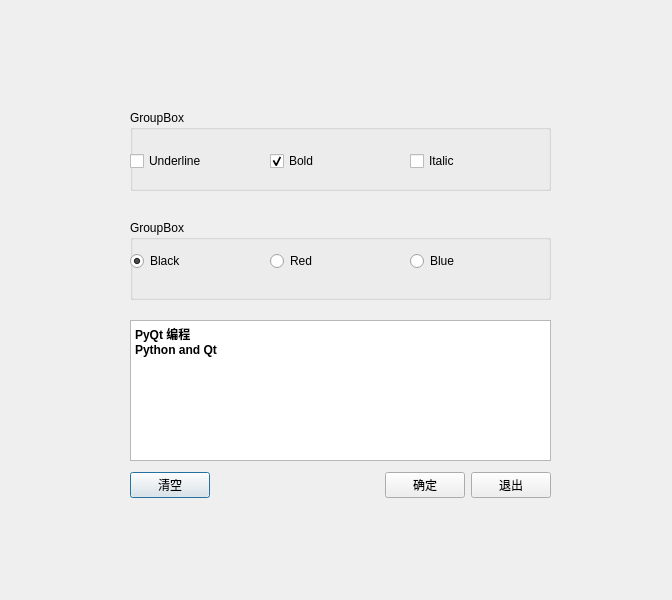
<?xml version="1.0" encoding="UTF-8"?>
<ui version="4.0">
 <class>Dialog</class>
 <widget class="QDialog" name="Dialog">
  <property name="geometry">
   <rect>
    <x>0</x>
    <y>0</y>
    <width>672</width>
    <height>600</height>
   </rect>
  </property>
  <property name="windowTitle">
   <string>Dialog</string>
  </property>
  <widget class="QGroupBox" name="groupBox1">
   <property name="geometry">
    <rect>
     <x>130</x>
     <y>110</y>
     <width>421</width>
     <height>81</height>
    </rect>
   </property>
   <property name="title">
    <string>GroupBox</string>
   </property>
   <widget class="QCheckBox" name="chkBoxUnder">
    <property name="enabled">
     <bool>true</bool>
    </property>
    <property name="geometry">
     <rect>
      <x>0</x>
      <y>40</y>
      <width>105</width>
      <height>22</height>
     </rect>
    </property>
    <property name="tabletTracking">
     <bool>false</bool>
    </property>
    <property name="acceptDrops">
     <bool>false</bool>
    </property>
    <property name="text">
     <string>Underline</string>
    </property>
    <property name="checked">
     <bool>false</bool>
    </property>
    <property name="autoRepeat">
     <bool>false</bool>
    </property>
   </widget>
   <widget class="QCheckBox" name="checkBoxBold">
    <property name="geometry">
     <rect>
      <x>140</x>
      <y>40</y>
      <width>105</width>
      <height>22</height>
     </rect>
    </property>
    <property name="text">
     <string>Bold</string>
    </property>
    <property name="checked">
     <bool>true</bool>
    </property>
   </widget>
   <widget class="QCheckBox" name="chkBoxItalic">
    <property name="geometry">
     <rect>
      <x>280</x>
      <y>40</y>
      <width>105</width>
      <height>22</height>
     </rect>
    </property>
    <property name="text">
     <string>Italic</string>
    </property>
    <property name="checked">
     <bool>false</bool>
    </property>
   </widget>
  </widget>
  <widget class="QGroupBox" name="groupBox2">
   <property name="geometry">
    <rect>
     <x>130</x>
     <y>220</y>
     <width>421</width>
     <height>80</height>
    </rect>
   </property>
   <property name="title">
    <string>GroupBox</string>
   </property>
   <widget class="QRadioButton" name="radioBlack">
    <property name="geometry">
     <rect>
      <x>0</x>
      <y>30</y>
      <width>132</width>
      <height>22</height>
     </rect>
    </property>
    <property name="text">
     <string>Black</string>
    </property>
    <property name="checked">
     <bool>true</bool>
    </property>
   </widget>
   <widget class="QRadioButton" name="radioRed">
    <property name="geometry">
     <rect>
      <x>140</x>
      <y>30</y>
      <width>132</width>
      <height>22</height>
     </rect>
    </property>
    <property name="text">
     <string>Red</string>
    </property>
   </widget>
   <widget class="QRadioButton" name="radioBlue">
    <property name="geometry">
     <rect>
      <x>280</x>
      <y>30</y>
      <width>132</width>
      <height>22</height>
     </rect>
    </property>
    <property name="text">
     <string>Blue</string>
    </property>
   </widget>
  </widget>
  <widget class="QPlainTextEdit" name="textEdit">
   <property name="enabled">
    <bool>true</bool>
   </property>
   <property name="geometry">
    <rect>
     <x>130</x>
     <y>320</y>
     <width>421</width>
     <height>141</height>
    </rect>
   </property>
   <property name="palette">
    <palette>
     <active>
      <colorrole role="Text">
       <brush brushstyle="SolidPattern">
        <color alpha="255">
         <red>0</red>
         <green>0</green>
         <blue>0</blue>
        </color>
       </brush>
      </colorrole>
      <colorrole role="PlaceholderText">
       <brush brushstyle="SolidPattern">
        <color alpha="128">
         <red>255</red>
         <green>0</green>
         <blue>255</blue>
        </color>
       </brush>
      </colorrole>
     </active>
     <inactive>
      <colorrole role="Text">
       <brush brushstyle="SolidPattern">
        <color alpha="255">
         <red>0</red>
         <green>0</green>
         <blue>0</blue>
        </color>
       </brush>
      </colorrole>
      <colorrole role="PlaceholderText">
       <brush brushstyle="SolidPattern">
        <color alpha="128">
         <red>255</red>
         <green>0</green>
         <blue>255</blue>
        </color>
       </brush>
      </colorrole>
     </inactive>
     <disabled>
      <colorrole role="Text">
       <brush brushstyle="SolidPattern">
        <color alpha="255">
         <red>120</red>
         <green>120</green>
         <blue>120</blue>
        </color>
       </brush>
      </colorrole>
      <colorrole role="PlaceholderText">
       <brush brushstyle="SolidPattern">
        <color alpha="128">
         <red>0</red>
         <green>0</green>
         <blue>0</blue>
        </color>
       </brush>
      </colorrole>
     </disabled>
    </palette>
   </property>
   <property name="font">
    <font>
     <family>Ubuntu</family>
     <weight>75</weight>
     <bold>true</bold>
     <underline>false</underline>
     <strikeout>false</strikeout>
    </font>
   </property>
   <property name="cursor" stdset="0">
    <cursorShape>ArrowCursor</cursorShape>
   </property>
   <property name="readOnly">
    <bool>false</bool>
   </property>
   <property name="plainText">
    <string>PyQt 编程
Python and Qt</string>
   </property>
   <property name="backgroundVisible">
    <bool>false</bool>
   </property>
  </widget>
  <widget class="QWidget" name="horizontalLayoutWidget">
   <property name="geometry">
    <rect>
     <x>130</x>
     <y>460</y>
     <width>421</width>
     <height>51</height>
    </rect>
   </property>
   <layout class="QHBoxLayout" name="horizontalLayout">
    <item>
     <widget class="QPushButton" name="btnClear">
      <property name="text">
       <string>清空</string>
      </property>
     </widget>
    </item>
    <item>
     <spacer name="space">
      <property name="orientation">
       <enum>Qt::Horizontal</enum>
      </property>
      <property name="sizeHint" stdset="0">
       <size>
        <width>40</width>
        <height>20</height>
       </size>
      </property>
     </spacer>
    </item>
    <item>
     <widget class="QPushButton" name="btnOK">
      <property name="text">
       <string>确定</string>
      </property>
     </widget>
    </item>
    <item>
     <widget class="QPushButton" name="btnClose">
      <property name="text">
       <string>退出</string>
      </property>
     </widget>
    </item>
   </layout>
  </widget>
 </widget>
 <resources/>
 <connections>
  <connection>
   <sender>btnOK</sender>
   <signal>clicked()</signal>
   <receiver>Dialog</receiver>
   <slot>accept()</slot>
   <hints>
    <hint type="sourcelabel">
     <x>412</x>
     <y>479</y>
    </hint>
    <hint type="destinationlabel">
     <x>993</x>
     <y>340</y>
    </hint>
   </hints>
  </connection>
  <connection>
   <sender>btnClose</sender>
   <signal>clicked()</signal>
   <receiver>Dialog</receiver>
   <slot>close()</slot>
   <hints>
    <hint type="sourcelabel">
     <x>484</x>
     <y>486</y>
    </hint>
    <hint type="destinationlabel">
     <x>805</x>
     <y>387</y>
    </hint>
   </hints>
  </connection>
 </connections>
</ui>
